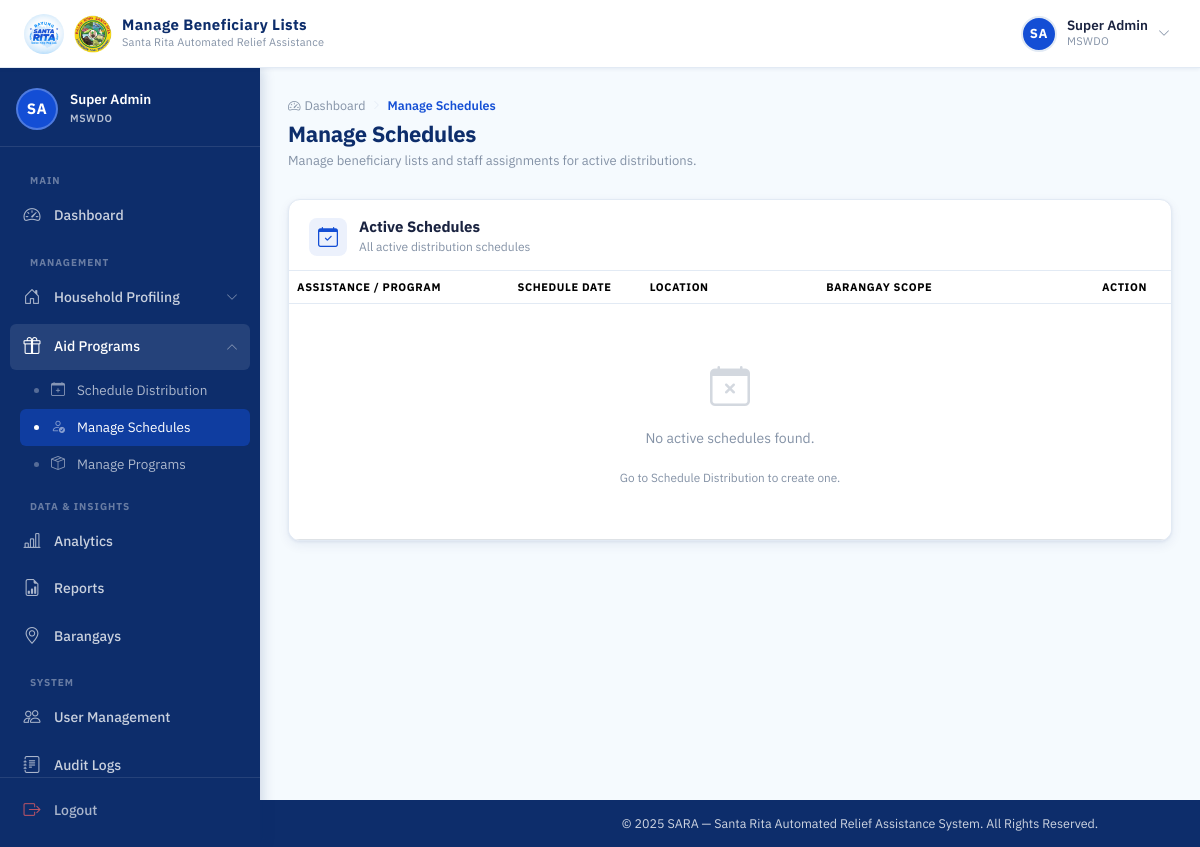
The app's page /mswdo/manage-schedules/ (signed in), older data.
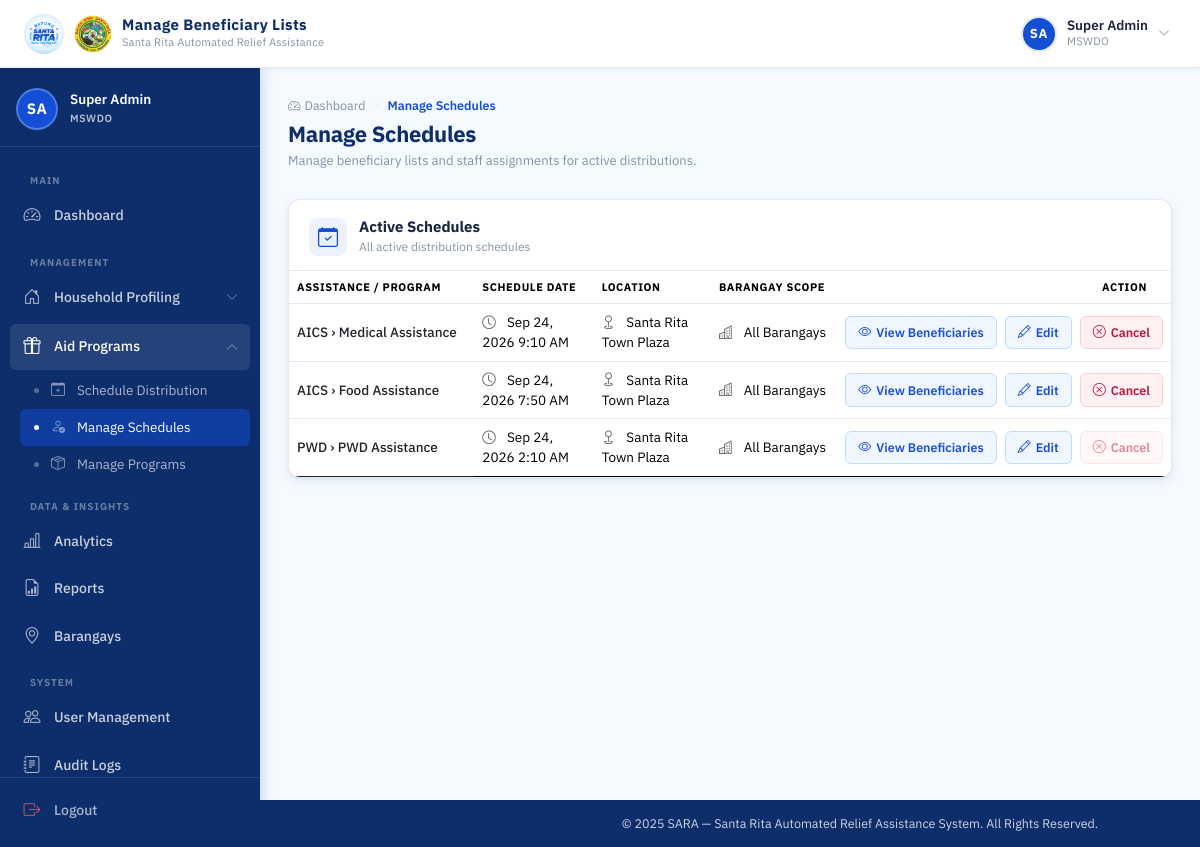
The same page, newer data.
### distribution/models.py (models this page shows, shortened)
class AidSchedule(models.Model):
    PRIORITIZATION_CHOICES = [
        ('LOWEST_INCOME_FIRST', 'Lowest Income First'),
        ('TYPHOON_PRIORITY', 'Typhoon/Vulnerability Priority'),
        ('DAYS_SINCE_LAST_ASSISTANCE', 'Longest Time Since Last Assistance'),
        ('SPECIAL_CATEGORY', 'Special Category (PWD/Senior/Solo Parent)'),
    ]
    assistance = models.ForeignKey(
        Assistance,
        on_delete=models.SET_NULL,
        null=True,
        blank=True,
        related_name='schedules'
    )
    budget = models.DecimalField(max_digits=12, decimal_places=2, default=0.00)
    per_beneficiary_amount = models.DecimalField(max_digits=10, decimal_places=2, default=0.00)
    prioritization_strategy = models.CharField(
        max_length=30,
        choices=PRIORITIZATION_CHOICES,
        default='LOWEST_INCOME_FIRST',
        help_text="Strategy used to rank eligible beneficiaries when generating the beneficiary list."
    )
    schedule_datetime = models.DateTimeField()
    is_finished = models.BooleanField(default=False)
    finished_at = models.DateTimeField(null=True, blank=True)
    finished_by = models.ForeignKey(settings.AUTH_USER_MODEL, on_delete=models.SET_NULL, null=True, related_name='+')
    finish_reason = models.CharField(
        max_length=20,
        choices=(('COMPLETED', 'All Beneficiaries Claimed'), ('FORCED', 'Manually Ended (Incomplete)'), ('CANCELLED', 'Cancelled'), ('OFFLINE', 'Offline Mode')),
        blank=True
    )
    location = models.CharField(max_length=255)
    location_lat = models.DecimalField(
        max_digits=10,
        decimal_places=7,
        null=True,
        blank=True,
        help_text="Latitude coordinate of the distribution location"
    )
    location_lng = models.DecimalField(
        max_digits=10,
        decimal_places=7,
        null=True,
        blank=True,
        help_text="Longitude coordinate of the distribution location"
    )
    barangay = models.ForeignKey(
        Barangay,
        on_delete=models.CASCADE,
        null=True,
        blank=True
    )
    is_active = models.BooleanField(default=True)
    created_at = models.DateTimeField(auto_now_add=True)
    created_by = models.ForeignKey(
        settings.AUTH_USER_MODEL,
        on_delete=models.SET_NULL,
        null=True,
        blank=True,
        related_name='created_schedules'
    )
    updated_at = models.DateTimeField(auto_now=True)
    last_edited_by = models.ForeignKey(
        settings.AUTH_USER_MODEL,
        on_delete=models.SET_NULL,
        null=True,
        blank=True,
        related_name='+'
    )

### programs/models.py (models this page shows, shortened)
class Assistance(models.Model):
    BENEFICIARY_TYPE = [
        ('individual', 'Individual'),
        ('family', 'Family'),
    ]
    AID_TYPE_CHOICES = (
        ('CASH', 'Cash Assistance'),
        ('GOODS', 'Goods-in-Kind (rice, noodles, canned goods, etc.)'),
    )
    PRIORITIZATION_CHOICES = (
        ('LOWEST_INCOME_FIRST', 'Lowest Income First'),
        ('TYPHOON_PRIORITY', 'Typhoon/Vulnerability Priority'),
        ('RANDOM', 'Random Among Eligible'),
    )
    program = models.ForeignKey(
        Program,
        on_delete=models.CASCADE,
        related_name='assistances'
    )
    aid_category = models.ForeignKey(
        AidCategory,
        on_delete=models.CASCADE,
        related_name='assistances'
    )
    beneficiary_type = models.CharField(
        max_length=20,
        choices=BENEFICIARY_TYPE,
        default='family'
    )
    prioritization_strategy = models.CharField(
        max_length=30, choices=PRIORITIZATION_CHOICES, default='LOWEST_INCOME_FIRST',
        help_text="How to rank eligible beneficiaries when there are more eligible than available slots."
    )
    aid_type = models.CharField(
        max_length=10, choices=AID_TYPE_CHOICES, default='CASH',
        help_text="Used by the Rotation Eligibility rule to alternate beneficiaries between cash and goods-based aid across distribution cycles."
    )
    minimum_age = models.PositiveIntegerField(
        null=True,
        blank=True,
        help_text="Leave blank if no age requirement."
    )
    requires_pwd = models.BooleanField(default=False)
    requires_solo_parent = models.BooleanField(default=False)
    requires_senior_citizen = models.BooleanField(default=False)
    is_active = models.BooleanField(default=True)
    created_at = models.DateTimeField(auto_now_add=True)
    class Meta:
        ordering = ['program', 'aid_category']
        unique_together = ('program', 'aid_category', 'beneficiary_type')

class Program(models.Model):
    name = models.CharField(max_length=100, unique=True)
    description = models.TextField(blank=True, null=True)
    is_active = models.BooleanField(default=True)
    is_emergency_program = models.BooleanField(default=False, help_text="Emergency programs bypass 90-day cooldown and rotation eligibility rules")
    allows_barangay_delegation = models.BooleanField(default=False, help_text="When enabled, MSWDO Admin can delegate barangay-scoped distributions to Barangay Admins")
    created_at = models.DateTimeField(auto_now_add=True)
    class Meta:
        ordering = ['name']

class AidCategory(models.Model):
    program = models.ForeignKey(
        Program,
        on_delete=models.CASCADE,
        related_name='aid_categories'
    )
    name = models.CharField(max_length=100)
    description = models.TextField(blank=True, null=True)
    is_active = models.BooleanField(default=True)
    class Meta:
        ordering = ['name']
        unique_together = ('program', 'name')

### distribution/views.py (the view)
# urls.py: path('mswdo/manage-schedules/', views.beneficiary_selection_landing, name='beneficiary_selection_landing'),
@login_required
@session_protected
@mswdo_or_staff_required
def beneficiary_selection_landing(request):
    from django.db.models import Exists, OuterRef
    from distribution.models import AidClaim
    schedules = AidSchedule.objects.filter(
        is_active=True,
        is_finished=False
    ).select_related(
        'assistance', 'assistance__program', 'assistance__aid_category'
    ).annotate(
        has_claims=Exists(AidClaim.objects.filter(schedule=OuterRef('pk')))
    ).order_by('-schedule_datetime')
    return render(request, 'distribution/beneficiary_selection_landing.html', {
        'schedules': schedules,
    })

### accounts/context_processors.py (called while the page is built)
def auth_required(request):
    return {
        'requires_auth': request.user.is_authenticated
    }

def offline_sync_metadata(request):
    from distribution.models import OfflineSyncMetadata
    from django.conf import settings
    offline_mode = getattr(settings, 'OFFLINE_MODE', False)
    if request.user.is_authenticated and request.user.role == 'MSWDO_STAFF':
        latest_sync = OfflineSyncMetadata.get_latest_sync()
        return {
            'latest_sync': latest_sync,
            'OFFLINE_MODE': offline_mode,
        }
    return {
        'OFFLINE_MODE': offline_mode,
    }

def maptiler_api_key(request):
    from django.conf import settings
    return {
        'maptiler_api_key': getattr(settings, 'MAPTILER_API_KEY', '')
    }

### distribution/templates/distribution/beneficiary_selection_landing.html (shortened to what the changed rows need)
{% extends 'base.html' %}
{% load static %}
{% block css %}
<link rel="stylesheet" href="{% static 'css/mswdo_dashboard.css' %}">
<link rel="stylesheet" href="{% static 'css/barangay_accounts.css' %}">
{% endblock %}
{% block content %}
<div class="dash-page-header">
  <div>
    <h1 class="dash-page-title">Manage Schedules</h1>
  </div>
</div>
<div class="dash-panel">
  <div class="dash-panel__header">
    <div class="dash-panel__header-left">
      <div>
        <h2 class="dash-panel__title">Active Schedules</h2>
      </div>
    </div>
  </div>
  <div class="dash-panel__body p-0">
    <div class="table-responsive">
      <table class="table acct-table mb-0">
        <thead>
          <tr>
            <th class="acct-th" style="width: 25%;">Assistance / Program</th>
            <th class="acct-th" style="width: 15%;">Schedule Date</th>
            <th class="acct-th" style="width: 20%;">Location</th>
            <th class="acct-th" style="width: 15%;">Barangay Scope</th>
            <th class="acct-th text-end pe-4" style="width: 25%;">Action</th>
          </tr>
        </thead>
        <tbody>
          {% for sched in schedules %}
          <tr class="acct-row">
            <td class="acct-td fw-medium text-dark">
              {% if sched.assistance %}
                {{ sched.assistance.program.name }} › {{ sched.assistance.aid_category.name }}
              {% else %}
                N/A
              {% endif %}
            </td>
            <td class="acct-td">
              <i class="bi bi-clock text-muted me-2"></i>
              {{ sched.schedule_datetime|date:"M d, Y g:i A" }}
            </td>
            <td class="acct-td">
              <i class="bi bi-geo text-muted me-2"></i>
              {{ sched.location }}
            </td>
            <td class="acct-td">
              <i class="bi bi-buildings text-muted me-2"></i>
              {{ sched.barangay|default:"All Barangays" }}
            </td>
            <td class="acct-td acct-td--actions">
              <div class="acct-actions">
                {% if sched.budget > 0 %}
                  {% if sched.beneficiary_list %}
                  <a href="{% url 'review_beneficiaries' sched.id %}" class="acct-btn acct-btn--edit">
                    <i class="bi bi-eye"></i><span>View Beneficiaries</span>
                  </a>
                  {% else %}
                  <a href="{% url 'generate_beneficiaries' sched.id %}" class="acct-btn acct-btn--edit">
                    <i class="bi bi-person-check"></i><span>Generate Beneficiaries</span>
                  </a>
                  {% endif %}
                {% else %}
                  <a href="{% url 'review_beneficiaries' sched.id %}" class="acct-btn acct-btn--edit">
                    <i class="bi bi-eye"></i><span>View Beneficiaries</span>
                  </a>
                {% endif %}
                {% if request.user.role == 'MSWDO' %}
                  <a href="{% url 'edit_schedule' sched.id %}" class="acct-btn acct-btn--edit" title="Edit Schedule">
                    <i class="bi bi-pencil"></i><span>Edit</span>
                  </a>
                  {% if sched.has_claims %}
                  <button class="acct-btn acct-btn--delete" disabled title="Cannot cancel a schedule with processed claims. Use Finish Distribution instead." style="opacity: 0.5; cursor: not-allowed;">
                    <i class="bi bi-x-circle"></i><span>Cancel</span>
                  </button>
                  {% else %}
                  <button type="button" class="acct-btn acct-btn--delete" onclick="showCancelModal({{ sched.id }}, {% if sched.beneficiary_list %}true{% else %}false{% endif %})" title="Cancel Schedule">
                    <i class="bi bi-x-circle"></i><span>Cancel</span>
                  </button>
                  {% endif %}
                {% endif %}
              </div>
            </td>
          </tr>
          {% empty %}
          <tr>
            <td colspan="5" class="acct-empty">
              <div class="acct-empty-state">
                <i class="bi bi-calendar-x"></i>
                <p>No active schedules found.</p>
                <small>Go to Schedule Distribution to create one.</small>
              </div>
            </td>
          </tr>
          {% endfor %}
        </tbody>
      </table>
    </div>
  </div>
</div>
{% endblock %}

Row changes from the older to the newer data that the page shows:
added AidSchedule: assistance.program.name "AICS", assistance.aid_category.name "Medical Assistance", schedule_datetime "Sep 24, 2026 9:10 AM", location "Santa Rita Town Plaza", barangay "All Barangays", budget 3000 (drawn)
added AidSchedule: assistance.program.name "AICS", assistance.aid_category.name "Food Assistance", schedule_datetime "Sep 24, 2026 7:50 AM", location "Santa Rita Town Plaza", barangay "All Barangays", budget 2000 (drawn)
added AidSchedule: assistance.program.name "PWD", assistance.aid_category.name "PWD Assistance", schedule_datetime "Sep 24, 2026 2:10 AM", location "Santa Rita Town Plaza", barangay "All Barangays", budget 3000 (drawn), shows "Cancel"
Text that changed along with them:
text no longer shown: "No active schedules found. Go to Schedule Distribution to create one."
